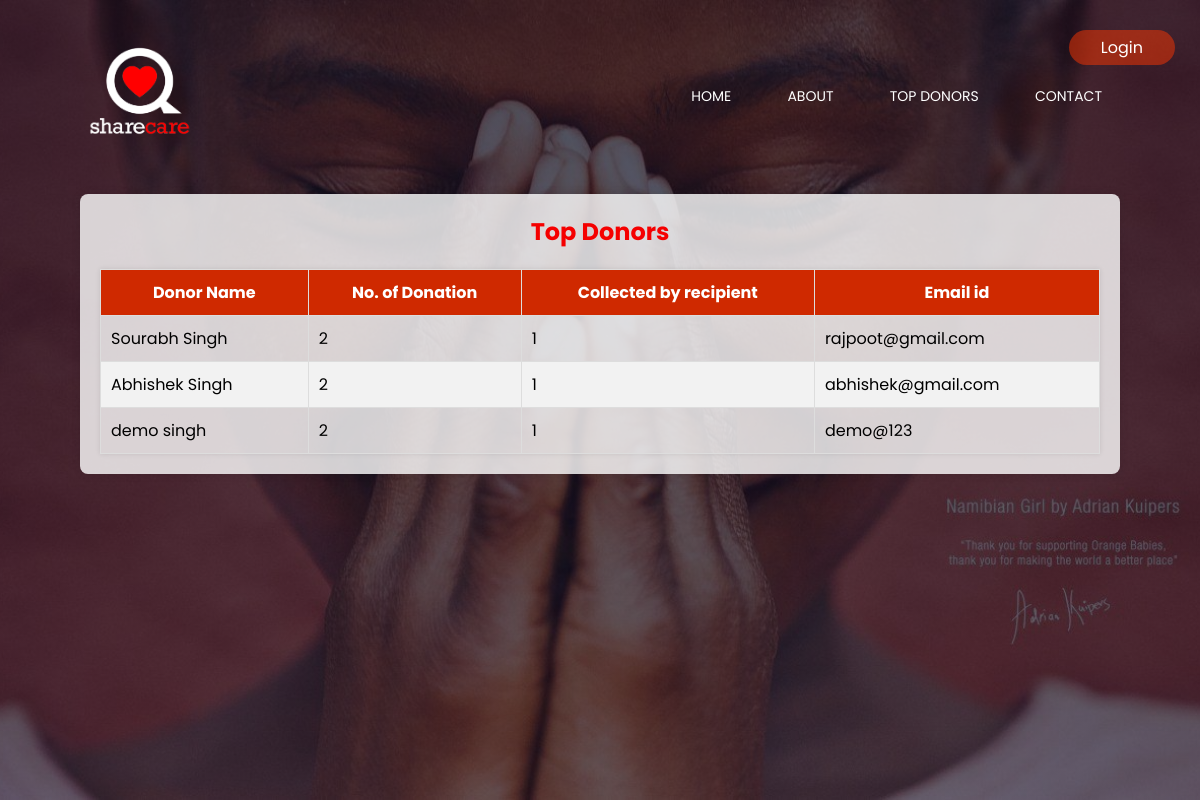
The app's page /topdonors.php with its own data.
### tables this page shows
CREATE TABLE `users` (
  `id` int(11) NOT NULL,
  `first_name` varchar(50) NOT NULL,
  `last_name` varchar(50) NOT NULL,
  `email` varchar(100) NOT NULL,
  `password` varchar(100) NOT NULL,
  `user_type` varchar(15) NOT NULL
);

### topdonors.php (the view, shortened to what this page needs)
<?php
include 'config.php';
$query = "SELECT * FROM users where user_type='donor'";
$result = mysqli_query($conn, $query);
?>
<!DOCTYPE html>
<html lang="en">
<head>
    <link rel="stylesheet" href="topdonor.css">
</head>
<body>
    <section class="header">
        <nav>
            <a href="index.html"><img src="Images/Share&Carelogo3.png" alt=""></a>
            <div class="login-signup">
                <a href="login.php">Login</a>
            </div>
            <div class="nav-link" id="navLink">
                <ul>
                    <li><a href="index.html">HOME</a></li>
                    <li><a href="about.html">ABOUT</a></li>
                    <li><a href="topdonors.php">TOP DONORS</a></li>
                    <li><a href="contact.html">CONTACT</a></li>
                </ul>
            </div>
        </nav>
        <div class="table-container">
            <h2>Top Donors</h2>
            <table class="donation-table">
                <thead>
                    <tr>
                        <th>Donor Name</th>
                        <th>No. of Donation</th>
                        <th>Collected by recipient</th>
                        <th>Email id</th>
                    </tr>
                </thead>
                <tbody>
                    <?php
                    if (mysqli_num_rows($result) > 0) {
                        while ($row = mysqli_fetch_assoc($result)) {
                            echo "<tr>";
                            echo "<td>" . $row['first_name'] ." ". $row['last_name'] . "</td>";
                            echo"<td>    2       </td>";
                            echo"<td>    1       </td>";
                            echo "<td>" . $row['email'] . "</td>";
                            echo "</tr>";
                        }
                    } else {
                        echo "<tr><td colspan='7' style='text-align: center; font-weight: bold;'>No records found</td></tr>";
                    }
                    ?>
                </tbody>
            </table>
        </div>
    </section>
</body>
</html>

### topdonor.css (style rules this page uses)
* { margin: 0; padding: 0; font-family: 'Poppins', sans-serif; }
.header { min-height: 100vh; width: 100%; background-image: linear-gradient(rgba(4,9,30,0.7),rgba(4,9,30,0.6)),url(Images/bgwall.jpg); background-position: center; background-size: cover; position: relative; }
nav { display: flex; padding: 2% 6%; justify-content: space-between; align-items: center; }
nav img { width: 135px; height: 133px; margin-top: 6px }
.login-signup { position: absolute; top: 30px; right: 25px; font-size: 16px; color: rgb(228, 14, 14); border-radius: 20px; padding: 5px 0; background-color: rgba(255, 55, 0, 0.488); }
.login-signup a { color: white; text-decoration: none; margin: 0 32px; }
.nav-link { flex: 1; text-align: right; margin-top: -2px; }
.nav-link ul li { list-style: none; display: inline-block; padding: 8px 18px; }
.nav-link ul li a { color: white; text-decoration: none; font-size: 14px; padding: 0 8px; }
.nav-link ul li::after { content: ''; width:0%; height: 2px; background: rgb(245, 61, 147); display:block; margin: auto; transition: 0.5s; }
.table-container { max-width: 1000px; margin: auto; background-color: rgba(255, 255, 255, 0.8); padding: 20px; border-radius: 8px; box-shadow: 0px 0px 10px rgba(0, 0, 0, 0.1); }
h2 { text-align: center; color: #f50000; margin-bottom: 20px; }
.donation-table { width: 100%; border-collapse: collapse; box-shadow: 0px 0px 5px rgba(0, 0, 0, 0.1); }
.donation-table th, .donation-table td { padding: 10px; border: 1px solid #ddd; }
.donation-table th { background-color: #cf2900; color: #fff; font-weight: bold; }
.donation-table tbody tr:nth-child(even) { background-color: #f2f2f2; }

### records on screen
users: first_name "Sourabh", last_name "Singh", email "rajpoot@gmail.com"
users: first_name "Abhishek", last_name "Singh", email "abhishek@gmail.com"
users: first_name "demo", last_name "singh", email "demo@123"
